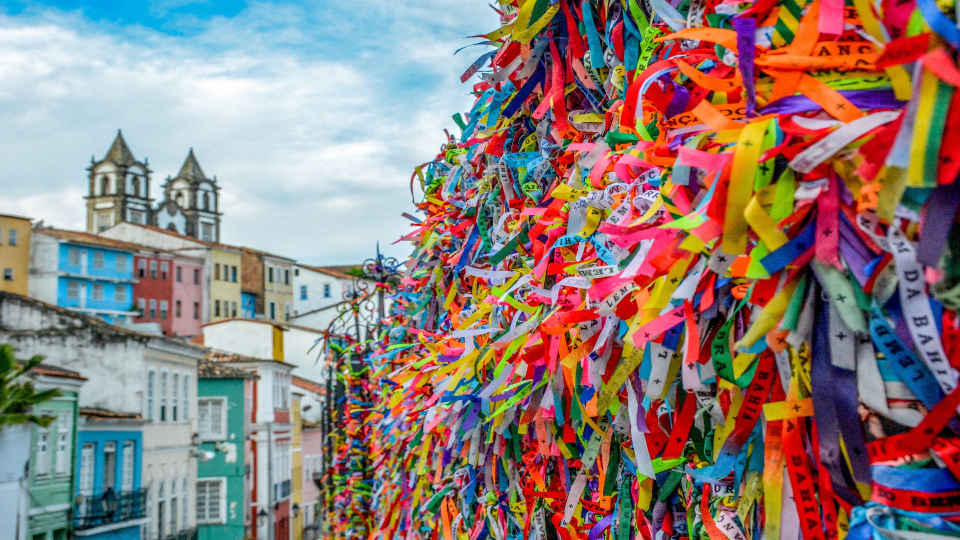
#> input picture Modulo_1/VC_M1A4 - Introdução a OpenCV/bahia.jpeg, 1920 x 1080 px (shown at 1/2 size)
$ jupyter execute 'M1A4 - Introdução a OpenCV.ipynb'   (shell and % lines are left out)
#> lines starting #> are read from the running program, lines starting #| are printed output that depends on the picture
# M1A4 - Introdução a OpenCV

Na aula de hoje iremos ter uma breve introdução a [OpenCV](https://opencv.org/)

Esse notebook está estruturado da seguinte forma.

- Instalação
- Ler imagens do disco
- Transformações de imagens
- Próximos passos
- Atividade Complementares

## Instalação e Importação da Biblioteca

[cell 1]
import numpy as np
import matplotlib.pyplot as plt
import cv2

## Ler Imagens do Disco

Na aula anterior vimos como ler imagens do disco utilizando matplotlib, mas também podemos fazer utilizando OpenCV.

OpenCV tem uma vantagem por possuir funções para lidar com dispositivos e vídeos.

Para isso utilizamos a função `cv2.imread`

[cell 2]
# TODO Atualize o path da imagem.
image = cv2.imread("bahia.jpeg")
#> image is the input picture: shape (1080, 1920, 3); mean B, G, R 121.8, 126.2, 143

Aqui é possível observar a importância de `numpy` já que `OpenCV` utiliza a a mesma estrutura de dados.

[cell 3]
print(type(image))
#| <class 'numpy.ndarray'>

[cell 4]
plt.imshow(image)

## Transformações de Imagens

A utilização da mesma estrutura de dados da `numpy` permite realizar as mesmas operações.

[cell 5]
gain = np.clip(image /255 * 1.001, 0,9)
plt.imshow(gain)
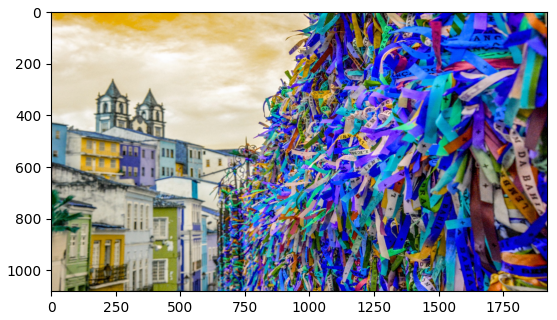
#> figure drawn by matplotlib, 1 panel; B, G, R data is drawn as R, G, B

As imagens em `OpenCV` são lidas em `BGR` ao invés de `RGB` para visualizar da maneira correta com `matplotlib` precisamos converter o espaço de cores.

[cell 6]
image_rgb = cv2.cvtColor(image, cv2.COLOR_BGR2RGB)
gain_rgb = np.clip(image_rgb /255 * 1.001, 0, 1)
plt.imshow(gain_rgb)

[cell 7]
crop = image_rgb[0:500, 0:500]
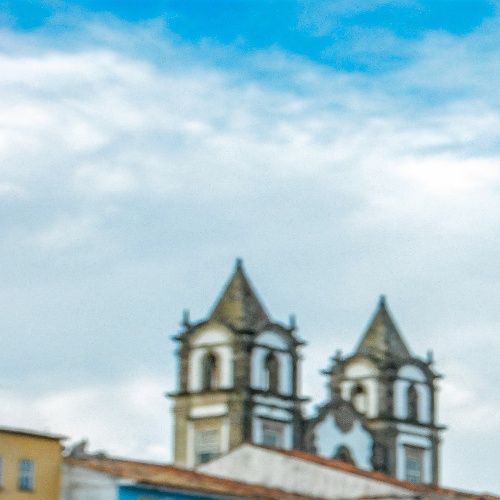
#> crop: shape (500, 500, 3); mean R, G, B 168.7, 199.6, 209.8
plt.imshow(crop)

Porém `OpenCV` também implementa algumas operações úteis

[cell 8]
larger = cv2.resize(image_rgb, (int(image.shape[1] * 4), int(image.shape[0] * 4)))
plt.imshow(larger)
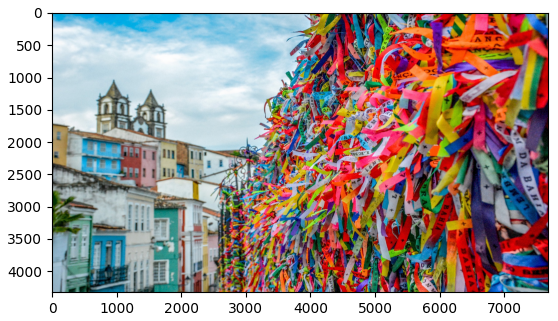
#> figure drawn by matplotlib, 1 panel
